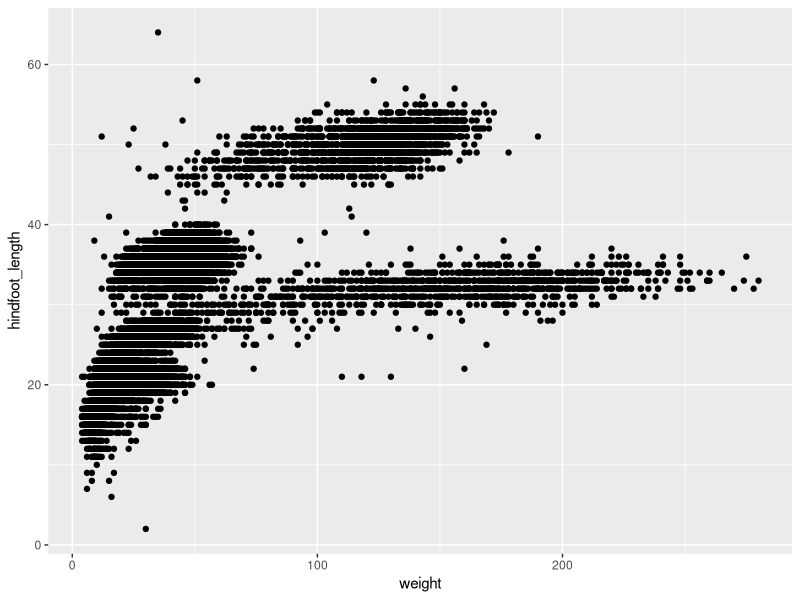
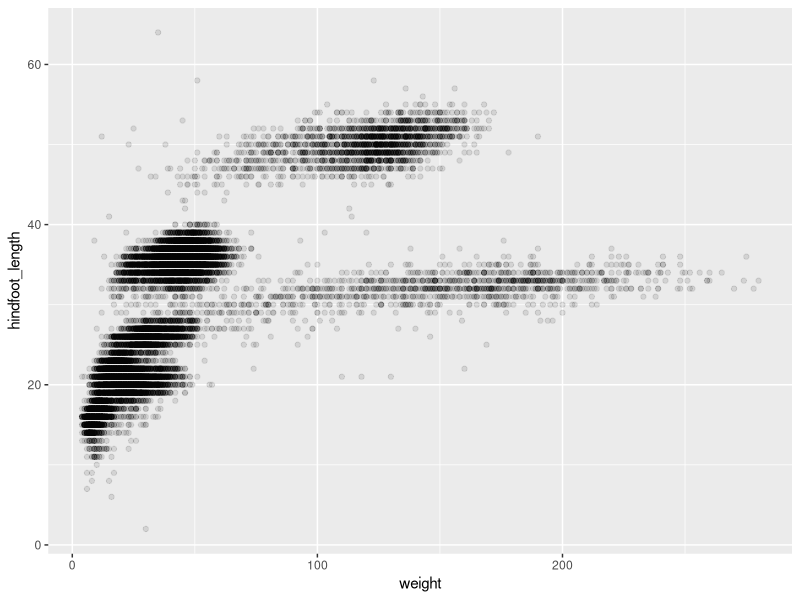
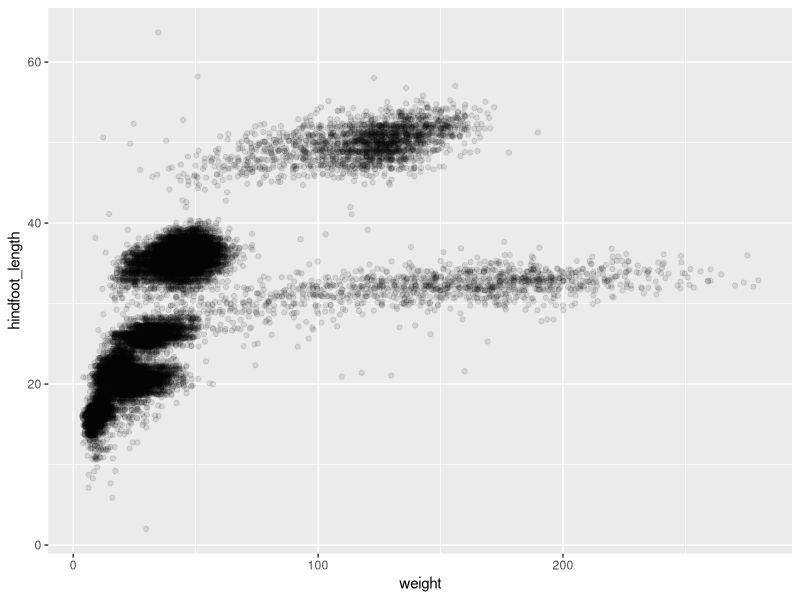
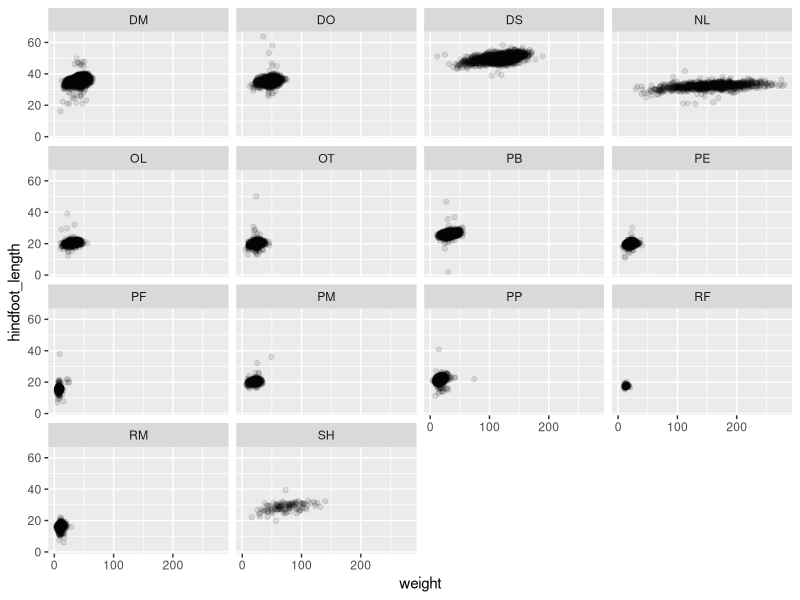
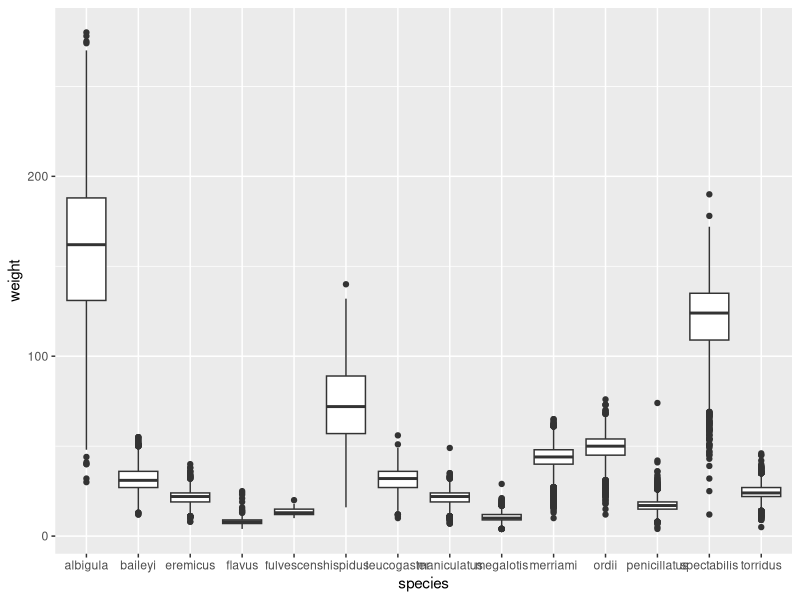
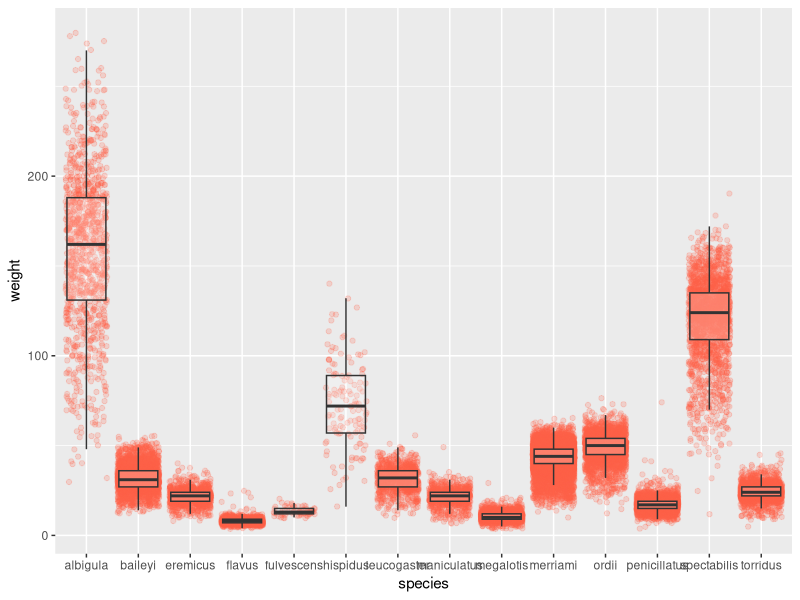
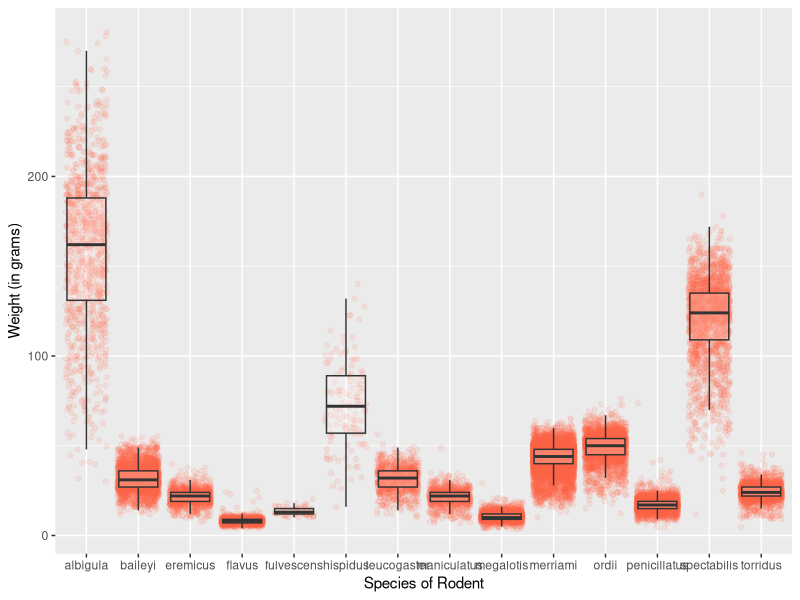
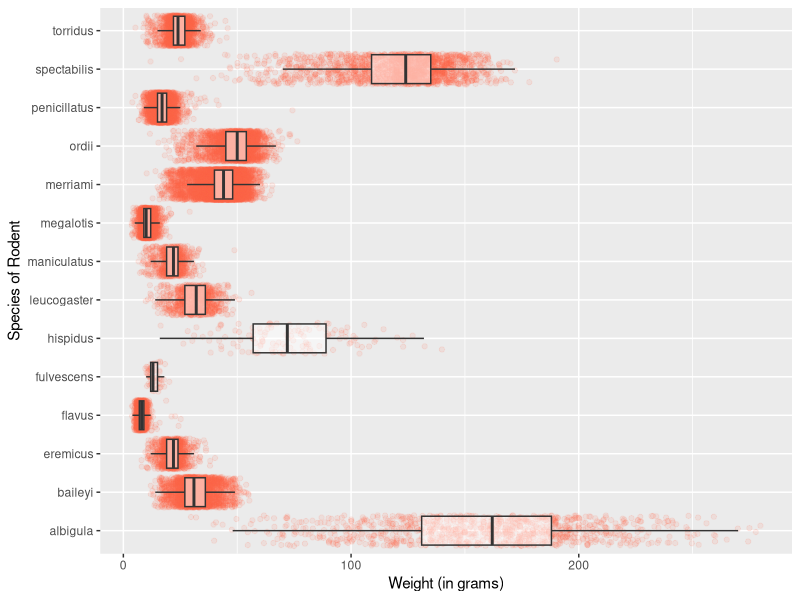

Generate these figures, in order, with R:
## ---- chunk 1
knitr::opts_chunk$set(echo = TRUE, 
                      message = FALSE)

library(tidyverse)
library(here)
## ---- chunk 2
surveys <- read_csv(here("2_ggplot-import", "Lab", "surveys.csv"))
## NOTE: This path is unique to MY project and your path may look different!
## The important part is that you use the here() function to specify your path
## ---- chunk 3
dim(surveys)
## ---- chunk 4
glimpse(surveys)
## ---- chunk 5
ggplot(data = surveys,
       mapping = aes(x = weight, y = hindfoot_length)) +
    geom_point()
## ---- chunk 6
ggplot(data = surveys, 
       mapping = aes(x = weight, y = hindfoot_length)) +
    geom_point(alpha = 0.1)
## alpha reduces the opacity of the points 
## 0 is fully transparent
## 1 is the original opacity
## ---- chunk 7
ggplot(data = surveys, 
       mapping = aes(x = weight, y = hindfoot_length)) +
    geom_jitter(alpha = 0.1)
## ---- chunk 8
ggplot(data = surveys, 
       mapping = aes(x = weight, y = hindfoot_length)) +
  geom_jitter(alpha = 0.1) + 
  facet_wrap(~ species_id)
## ---- chunk 9
ggplot(data = surveys, 
       mapping = aes(x = species, y = weight)) +
    geom_boxplot()
## ---- chunk 10
ggplot(data = surveys, 
       mapping = aes(x = species, y = weight)) +
    geom_jitter(alpha = 0.2, color = "tomato") + 
    geom_boxplot(outlier.shape = NA, alpha = 0.2)  
    # You could also use outlier.alpha = 0
## ---- chunk 11
surveys %>% 
  ggplot(mapping = aes(x = species, y = weight)) +
    geom_jitter(alpha = 0.1, color = "tomato") + 
    geom_boxplot(outlier.shape = NA, alpha = 0.2) +
    labs(y = "Weight (in grams)",
         x = "Species of Rodent") 
## ---- chunk 12
surveys %>% 
  ggplot(mapping = aes(y = species, x = weight)) +
    geom_jitter(alpha = 0.1, color = "tomato") + 
    geom_boxplot(outlier.shape = NA, alpha = 0.5) + 
    labs(x = "Weight (in grams)",
         y = "Species of Rodent") 
